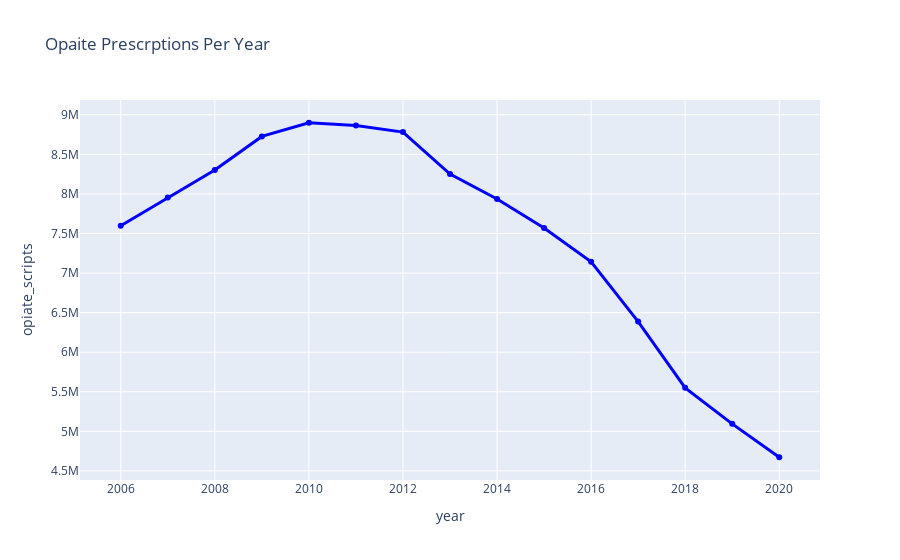

Notebook source saved alongside this figure:
### Code cell
#https://www.cdc.gov/drugoverdose/rxrate-maps/
fig = px.line(scripts, x="year", y="opiate_scripts", title='Opaite Prescrptions Per Year', markers=True ) 
fig.update_traces(line=dict(color="Blue", width=3.0))
fig.show()

### Figure 1 — Plotly figure (JSON) as saved in the notebook; plotly's stock layout.template omitted (floating-point values rounded to 4 significant figures)
{"data": [{"hovertemplate": "year=%{x}<br>opiate_scripts=%{y}<extra></extra>", "legendgroup": "", "line": {"color": "Blue", "dash": "solid", "width": 3}, "marker": {"symbol": "circle"}, "mode": "markers+lines", "name": "", "orientation": "v", "showlegend": false, "type": "scatter", "x": [2006, 2007, 2008, 2009, 2010, 2011, 2012, 2013, 2014, 2015, 2016, 2017, 2018, 2019, 2020], "xaxis": "x", "y": [7598182, 7954399, 8301322, 8726419, 8899184, 8863172, 8781703, 8250841, 7935559, 7569787, 7141529, 6386811, 5549903, 5094756, 4672795], "yaxis": "y"}], "layout": {"legend": {"tracegroupgap": 0}, "title": {"text": "Opaite Prescrptions Per Year"}, "xaxis": {"anchor": "y", "domain": [0, 1], "title": {"text": "year"}}, "yaxis": {"anchor": "x", "domain": [0, 1], "title": {"text": "opiate_scripts"}}}}
